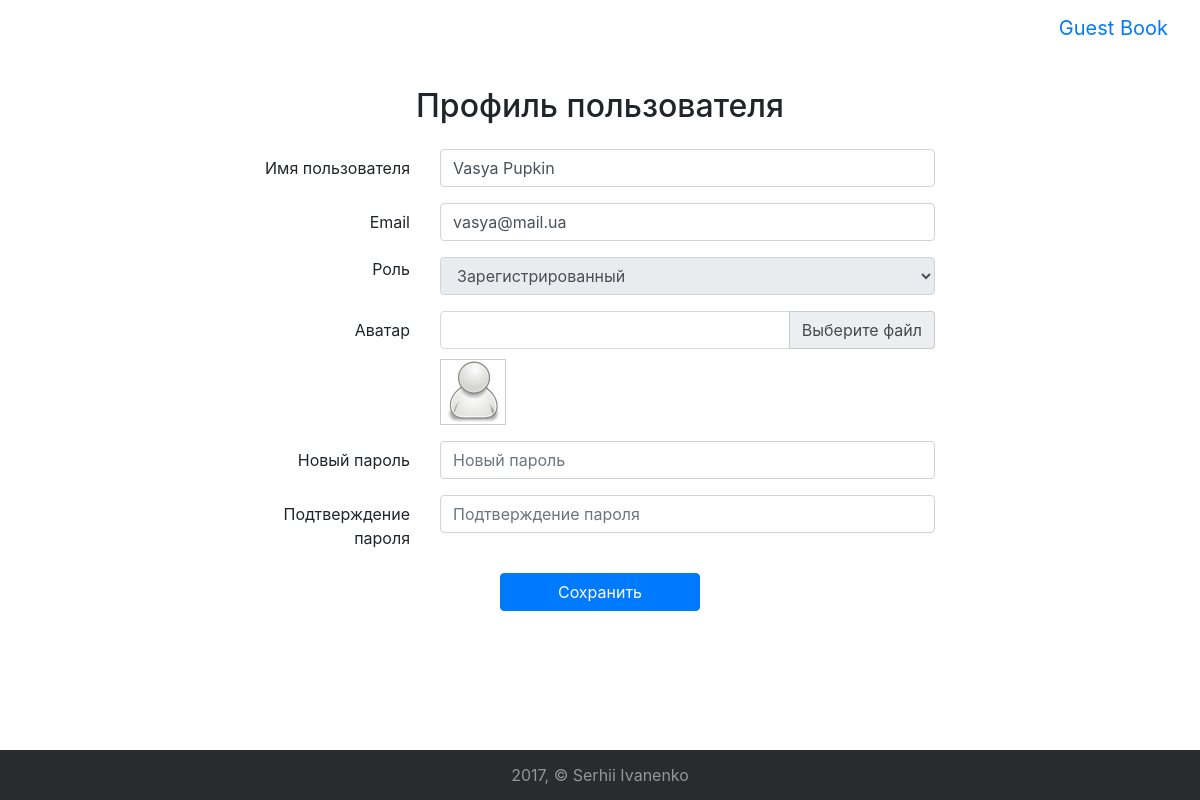
The page /users/profile/5 (signed in) on the database its author committed.
### tables this page shows
CREATE TABLE `users` (
  `id` int(11) UNSIGNED NOT NULL,
  `role_id` tinyint(1) NOT NULL,
  `username` varchar(30) NOT NULL,
  `email` varchar(50) NOT NULL,
  `password` varchar(50) NOT NULL,
  `avatar` varchar(255) NOT NULL,
  `published` tinyint(1) NOT NULL DEFAULT '1',
  `created_at` datetime NOT NULL DEFAULT CURRENT_TIMESTAMP,
  `modified_at` datetime NOT NULL DEFAULT CURRENT_TIMESTAMP,
  `last_visit` datetime NOT NULL DEFAULT CURRENT_TIMESTAMP
);

CREATE TABLE `roles` (
  `id` tinyint(1) UNSIGNED NOT NULL,
  `role` varchar(30) NOT NULL,
  `name` varchar(30) NOT NULL
);

### app/core/Controller.php (called while the page is built, shortened)
<?php
class Controller
{
	public function view($subview, $data = [])
	{
		require_once TEMPLATE_PATH . 'layout.php';
	}
}

### app/controllers/users.php (called while the page is built, shortened)
<?php
class Users extends Controller
{
	public function __construct()
	{
		$this->userModel = $this->model('User');
	}
	public function profile($id = null)
	{
		$id = (int)$id;
		$this->data['user'] = $this->userModel->read($id);
		$roleModel = $this->model('Role');
		$this->data['roles'] = $roleModel->read();
		$this->view('users/profile', $this->data);
	}
}

### app/core/App.php (called while the page is built, shortened)
<?php
class App
{
	private $method = 'index';
	public function __construct()
	{
		$url = $this->parseUrl();
		if ( isset($url[0]) ) {
			if ( file_exists('../app/controllers/' . $url[0] . '.php') ) {
				unset($url[0]);
			} else {
				$this->controller = 'Errors';
			}
		}
		$this->controller = new $this->controller();
		if ( isset($url[1]) ) {
			if ( method_exists($this->controller, $url[1]) ) {
				$this->method = $url[1];
				unset($url[1]);
			} else {
				$this->method = 'show404';
			}
		}
		$this->params = $url ? array_values($url) : [];
		call_user_func_array([$this->controller, $this->method], $this->params);
	}
	public function parseUrl()
	{
		if ( isset($_GET['url']) ) {
			return $url = explode('/', filter_var(rtrim($_GET['url'], '/'), FILTER_SANITIZE_URL));
		}
	}
}

### public/index.php (called while the page is built, shortened)
<?php
$app = new App();

### app/helpers/helper.php (called while the page is built, shortened)
<?php
function configItem($key)
{
	return isset($config[$key]) ? $config[$key] : null;
}
function baseUrl()
{
	return configItem('base_url');
}
function setValue($fieldName, $default)
{
    if ( isset($default) ) {
        return $default;
    }
    return '';
}

### app/core/Database.php (called while the page is built, shortened)
<?php
class Database
{
	private $connection;
	private function __construct()
	{
		$this->connection = new mysqli('localhost', 'root',
					'', 'guestbook');
		$this->connection->set_charset('utf8');
	}
	public function query($sql)
	{
		$result = $this->connection->query($sql);
		$data = array();
		while ( $row = $result->fetch_assoc() ) {
			$data[] = $row;
		}
		return $data;
	}
}

### app/core/Model.php (called while the page is built, shortened)
<?php
class Model
{
	protected $db;
	protected $table = '';
	public function __construct()
	{
		$this->db = Database::getInstance();
	}
	public function read($id = null)
	{
		$sql = "SELECT * FROM " . $this->table;
		if ( $id ) {
			$sql .= " WHERE `id` = " . $id;
		}
		$result = $this->db->query($sql);
		return $id ? $result[0] : $result;
	}
}

### app/views/users/profile.php (the view, shortened to what this page needs)
<div class="container">
	<form action="<?= baseUrl().'/users/profile/'.$user['id']; ?>" class="form-register" method="post" enctype="multipart/form-data">
		<h2 class="text-center mb-4">Профиль пользователя</h2>
		<div class="form-group row">
			<label for="username" class="col-3 col-form-label text-right hidden-sm-down">Имя пользователя</label>
			<div class="col-md-9 col-sm-12">
				<input type="text" class="form-control" name="username" id="username" placeholder="Имя пользователя" value="<?= setValue('username', $user['username']) ?>" required>
			</div>
		</div>
		<div class="form-group row">
			<label for="email" class="col-3 col-form-label text-right hidden-sm-down">Email</label>
			<div class="col-md-9 col-sm-12">
				<input type="email" class="form-control" name="email" id="email" placeholder="Email" value="<?= setValue('email', $user['email']) ?>" required>
			</div>
		</div>
		<div class="form-group row">
			<label for="role_id" class="col-3 text-right hidden-sm-down">Роль</label>
			<div class="col-md-9 col-sm-12">
				<select name="role_id" id="role_id" class="form-control" <?php if ($user['role_id'] != ADMIN) echo 'disabled'; ?>>
					<?php foreach ( $roles as $role ) : ?>
						<option value="<?= $role['id'] ?>" <?php if ($role['id'] == $user['role_id']) echo 'selected'; ?>><?= $role['name'] ?></option>
					<?php endforeach; ?>
				</select>
			</div>
		</div>
		<div class="form-group row">
			<label for="avatar" class="col-3 col-form-label text-right hidden-sm-down">Аватар</label>
			<div class="col-md-9 col-sm-12">
				<div class="upload">
					<label for="avatar">
						<span id="filename"></span>
						<span id="filelabel">Выберите файл</span>
					</label>
					<div class="thumbnail">
						<img src="<?= baseUrl().'/images/avatars/'.$user['avatar'] ?>" alt="">
					</div>
				</div>
			</div>
		</div>
		<div class="form-group row">
			<label for="new_pswd" class="col-3 col-form-label text-right hidden-sm-down">Новый пароль</label>
			<div class="col-md-9 col-sm-12">
				<input type="password" class="form-control" name="new_pswd" id="new_pswd" placeholder="Новый пароль">
			</div>
		</div>
		<div class="form-group row">
			<label for="pswd_confirm" class="col-3 col-form-label text-right hidden-sm-down">Подтверждение пароля</label>
			<div class="col-md-9 col-sm-12">
				<input type="password" class="form-control" name="pswd_confirm" id="pswd_confirm" placeholder="Подтверждение пароля">
			</div>
		</div>
		<button class="btn btn-primary btn-block" type="submit">Сохранить</button>
	</form>
</div>

### public/css/style.css (style rules this page uses)
html { min-height: 100%; position: relative; }
body { padding-top: 4.5rem; margin-bottom: 50px; }
.form-register { max-width: 700px; padding: 15px; margin: 0 auto; }
.form-register button.btn-primary { width: 200px; margin: auto; }
.upload { box-sizing: border-box; width: 100%; margin: 0; padding: 0; position: relative; }
.upload > label { border: 1px solid rgba(0,0,0,.15); width: 100%; border-radius: 0.25rem; height: 38px; display: block; box-sizing: border-box; margin-bottom: 0; }
.upload > label > span { display: inline-block; padding: 0.5rem 0.75rem; line-height: 1.25; color: #464a4c; }
.upload > label #filename { position: absolute; top: 0; left: 10px; }
.upload > label #filelabel { background-color: #edeeef; margin: 0; border: 1px solid rgba(0,0,0,.15); position: absolute; top: 0; right: 0; border-top-right-radius: 0.25rem; border-bottom-right-radius: 0.25rem; }
.thumbnail { margin-top: 10px; }
.thumbnail img { border: 1px solid #ccc; }

### rows shown on the page
users: username "Vasya Pupkin", email "vasya@mail.ua", role_id "Зарегистрированный", avatar (placeholder picture)
